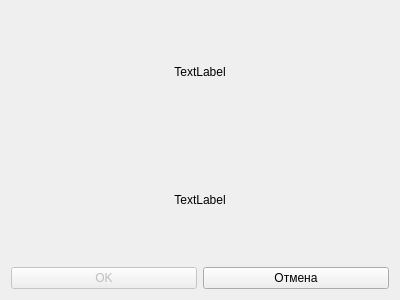
<?xml version="1.0" encoding="UTF-8"?>
<ui version="4.0">
 <class>Dialog</class>
 <widget class="QDialog" name="Dialog">
  <property name="geometry">
   <rect>
    <x>0</x>
    <y>0</y>
    <width>400</width>
    <height>300</height>
   </rect>
  </property>
  <property name="windowTitle">
   <string>Импорт базы данных</string>
  </property>
  <layout class="QVBoxLayout" name="verticalLayout_2">
   <item>
    <widget class="QLabel" name="label_info">
     <property name="text">
      <string>TextLabel</string>
     </property>
     <property name="alignment">
      <set>Qt::AlignCenter</set>
     </property>
    </widget>
   </item>
   <item>
    <widget class="QLabel" name="label_wait_movie">
     <property name="text">
      <string>TextLabel</string>
     </property>
     <property name="alignment">
      <set>Qt::AlignCenter</set>
     </property>
    </widget>
   </item>
   <item>
    <layout class="QHBoxLayout" name="horizontalLayout">
     <item>
      <widget class="QPushButton" name="push_button_ok">
       <property name="enabled">
        <bool>false</bool>
       </property>
       <property name="cursor">
        <cursorShape>PointingHandCursor</cursorShape>
       </property>
       <property name="text">
        <string>OK</string>
       </property>
       <property name="checkable">
        <bool>false</bool>
       </property>
      </widget>
     </item>
     <item>
      <widget class="QPushButton" name="push_button_cancel">
       <property name="cursor">
        <cursorShape>PointingHandCursor</cursorShape>
       </property>
       <property name="text">
        <string>Отмена</string>
       </property>
      </widget>
     </item>
    </layout>
   </item>
  </layout>
 </widget>
 <resources>
  <include location="../../assets/resources.qrc"/>
 </resources>
 <connections/>
</ui>
